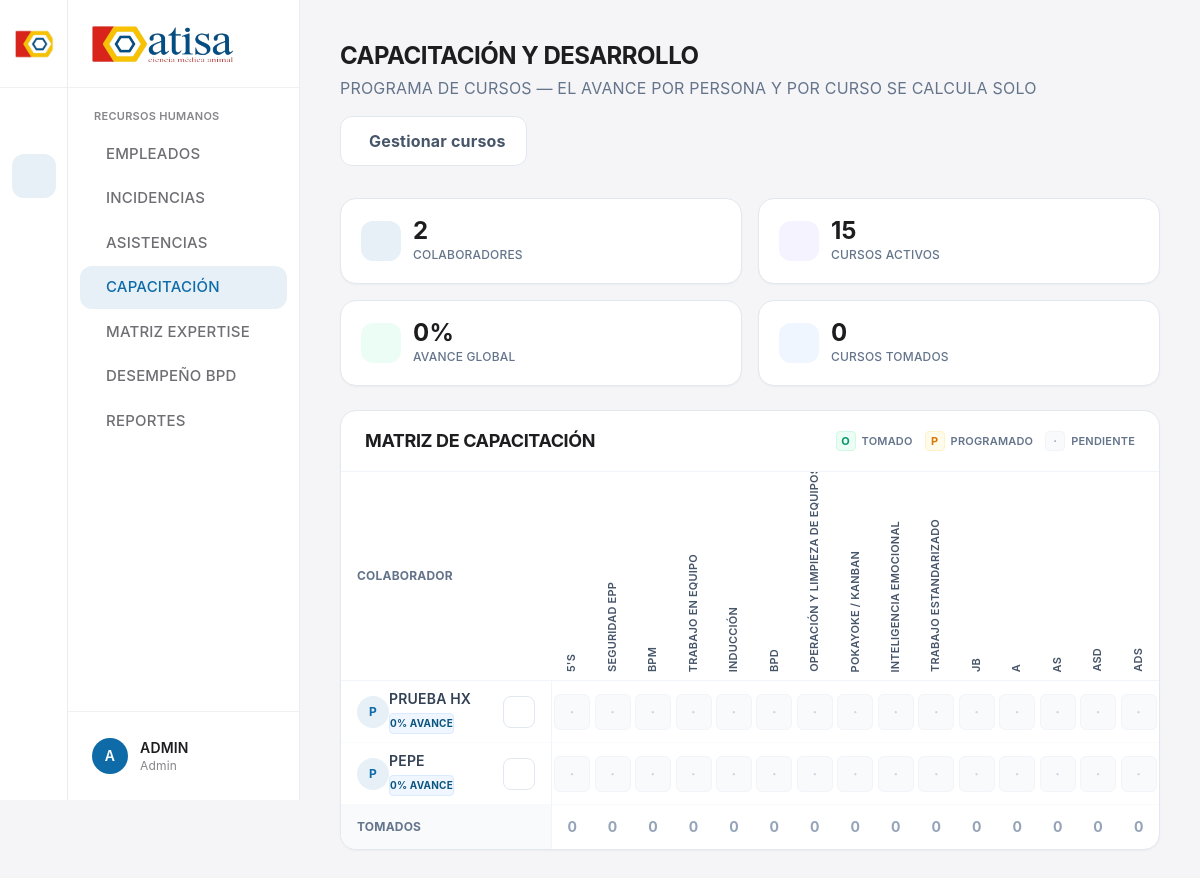
Page /capacitacion (signed in) on the committed database.
### tables this page shows
CREATE TABLE usuarios (
            id INTEGER PRIMARY KEY AUTOINCREMENT,
            numero_empleado TEXT UNIQUE NOT NULL,
            nombre_completo TEXT NOT NULL,
            username TEXT UNIQUE NOT NULL,
            password_hash TEXT NOT NULL,
            rol TEXT NOT NULL,
            estatus INTEGER DEFAULT 1
        , puesto TEXT, area TEXT, cumpleanos TEXT, talla_calzado TEXT, fecha_ingreso TEXT);

CREATE TABLE cursos (
            id INTEGER PRIMARY KEY AUTOINCREMENT,
            nombre TEXT NOT NULL,
            tipo TEXT DEFAULT 'General',
            orden INTEGER DEFAULT 0,
            activo INTEGER DEFAULT 1
        );

### erp.py (the view)
@app.route('/capacitacion')
@login_required
@requiere_modulo('capacitacion')
def capacitacion():
    conn = get_db_connection()
    cursos = [dict(r) for r in conn.execute(
        "SELECT id, nombre FROM cursos WHERE activo = 1 ORDER BY orden, id").fetchall()]
    empleados = _empleados_activos_no_admin(conn)
    regs = conn.execute("SELECT numero_empleado, curso_id, estatus FROM capacitacion_registro").fetchall()
    conn.close()
    matriz = {}
    for r in regs:
        matriz.setdefault(r['numero_empleado'], {})[r['curso_id']] = r['estatus']
    filas = []
    tomados_por_curso = {c['id']: 0 for c in cursos}
    for emp in empleados:
        num = emp['numero_empleado']
        celdas, tomados = [], 0
        for c in cursos:
            est = matriz.get(num, {}).get(c['id'], 'Pendiente')
            info = ESTADOS_CAP.get(est, ESTADOS_CAP['Pendiente'])
            celdas.append({'curso_id': c['id'], 'estatus': est, **info})
            if est == 'Tomado':
                tomados += 1
                tomados_por_curso[c['id']] += 1
        partes = emp['nombre_completo'].split()
        filas.append({
            'numero_empleado': num,
            'nombre_completo': emp['nombre_completo'],
            'corto': ' '.join(partes[:2]) if partes else emp['nombre_completo'],
            'puesto': emp['puesto'],
            'celdas': celdas,
            'avance': round(tomados / len(cursos) * 100) if cursos else 0,
        })
    total_celdas = len(filas) * len(cursos)
    total_tomados = sum(tomados_por_curso.values())
    kpis = {
        'colaboradores': len(filas),
        'cursos': len(cursos),
        'avance': round(total_tomados / total_celdas * 100) if total_celdas else 0,
        'tomados': total_tomados,
    }
    return render_page('capacitacion.html', cursos=cursos, filas=filas,
                       tomados_por_curso=tomados_por_curso, kpis=kpis, estados=ESTADOS_CAP)

### templates/capacitacion.html (shortened to what this page needs)
{% extends _layout|default("base.html") %}
{% block content %}
<div class="p-10">
    <header class="flex flex-wrap justify-between items-center gap-4 mb-8">
        <div>
            <h1 class="text-2xl font-bold text-[#1d1d1f]">Capacitación y Desarrollo</h1>
            <p class="text-slate-500 mt-1">Programa de cursos — el avance por persona y por curso se calcula solo</p>
        </div>
        <button type="button" onclick="document.getElementById('modal-cursos').classList.remove('hidden')"
                class="bg-white border border-slate-200 text-slate-600 px-5 py-3 font-bold rounded-xl hover:border-[#0e6ba8] hover:text-[#0e6ba8] flex items-center gap-2 transition-colors">
             Gestionar cursos
        </button>
    </header>
    {% if filas %}
    <div class="grid grid-cols-2 lg:grid-cols-4 gap-4 mb-6">
        <div class="bg-white rounded-2xl shadow-sm border border-slate-200 p-5"><div class="flex items-center gap-3"><div class="w-10 h-10 rounded-xl bg-[#0e6ba8]/10 text-[#0e6ba8] flex items-center justify-center shrink-0"></div><div><p class="text-2xl font-bold text-[#1d1d1f] leading-none">{{ kpis.colaboradores }}</p><p class="text-xs text-slate-500 font-medium mt-1">Colaboradores</p></div></div></div>
        <div class="bg-white rounded-2xl shadow-sm border border-slate-200 p-5"><div class="flex items-center gap-3"><div class="w-10 h-10 rounded-xl bg-violet-50 text-violet-600 flex items-center justify-center shrink-0"></div><div><p class="text-2xl font-bold text-[#1d1d1f] leading-none">{{ kpis.cursos }}</p><p class="text-xs text-slate-500 font-medium mt-1">Cursos activos</p></div></div></div>
        <div class="bg-white rounded-2xl shadow-sm border border-slate-200 p-5"><div class="flex items-center gap-3"><div class="w-10 h-10 rounded-xl bg-emerald-50 text-emerald-600 flex items-center justify-center shrink-0"></div><div><p class="text-2xl font-bold text-[#1d1d1f] leading-none">{{ kpis.avance }}%</p><p class="text-xs text-slate-500 font-medium mt-1">Avance global</p></div></div></div>
        <div class="bg-white rounded-2xl shadow-sm border border-slate-200 p-5"><div class="flex items-center gap-3"><div class="w-10 h-10 rounded-xl bg-blue-50 text-[#0e6ba8] flex items-center justify-center shrink-0"></div><div><p class="text-2xl font-bold text-[#1d1d1f] leading-none">{{ kpis.tomados }}</p><p class="text-xs text-slate-500 font-medium mt-1">Cursos tomados</p></div></div></div>
    </div>
    <div class="bg-white rounded-2xl shadow-sm border border-slate-200 overflow-hidden">
        <div class="px-6 py-4 border-b border-slate-100 flex items-center justify-between flex-wrap gap-2">
            <h2 class="text-lg font-bold text-[#1d1d1f]">Matriz de Capacitación</h2>
            <div class="flex items-center gap-3 text-[11px] font-semibold text-slate-500">
                <span class="flex items-center gap-1.5"><span class="w-5 h-5 rounded border bg-emerald-50 text-emerald-600 border-emerald-100 flex items-center justify-center font-bold">O</span>Tomado</span>
                <span class="flex items-center gap-1.5"><span class="w-5 h-5 rounded border bg-amber-50 text-amber-600 border-amber-100 flex items-center justify-center font-bold">P</span>Programado</span>
                <span class="flex items-center gap-1.5"><span class="w-5 h-5 rounded border bg-slate-50 text-slate-400 border-slate-100 flex items-center justify-center font-bold">·</span>Pendiente</span>
            </div>
        </div>
        <div class="overflow-x-auto">
            <table class="w-full text-left border-collapse">
                <thead>
                    <tr class="border-b border-slate-100">
                        <th class="px-4 py-3 sticky left-0 bg-white z-20 text-slate-500 text-xs font-bold uppercase w-64">Colaborador</th>
                        {% for c in cursos %}
                        <th class="px-1 py-2 align-bottom w-11"><div class="h-48 flex items-end justify-center"><span class="text-[11px] font-semibold text-slate-600 leading-tight whitespace-nowrap" style="writing-mode:vertical-rl; transform:rotate(180deg);">{{ c.nombre }}</span></div></th>
                        {% endfor %}
                    </tr>
                </thead>
                <tbody>
                    {% for fila in filas %}
                    <tr class="border-b border-slate-50 hover:bg-slate-50/60 transition-colors group">
                        <td class="px-4 py-2 sticky left-0 bg-white group-hover:bg-[#fafafb] z-10 border-r border-slate-100">
                            <div class="flex items-center gap-2.5">
                                <div class="w-8 h-8 rounded-full bg-[#0e6ba8]/10 text-[#0e6ba8] flex items-center justify-center font-bold text-xs uppercase shrink-0">{{ fila.nombre_completo[0] }}</div>
                                <div class="min-w-0 flex-1">
                                    <p class="text-sm font-semibold text-slate-700 truncate">{{ fila.corto }}</p>
                                    <span class="inline-flex items-center text-[10px] font-bold px-1.5 py-0.5 rounded border bg-blue-50 text-azul border-blue-100">{{ fila.avance }}% avance</span>
                                </div>
                                <button type="button" onclick="document.getElementById('modal-cap-{{ fila.numero_empleado }}').classList.remove('hidden')" class="w-8 h-8 rounded-lg border border-slate-200 text-slate-500 hover:bg-[#0e6ba8]/10 hover:text-[#0e6ba8] hover:border-[#0e6ba8] transition-colors shrink-0" title="Editar"></button>
                            </div>
                        </td>
                        {% for cell in fila.celdas %}
                        <td class="px-1 py-2 text-center"><div class="mx-auto w-9 h-9 rounded-md border flex items-center justify-center text-sm font-bold {{ cell.css }}" title="{{ cell.estatus }}">{{ cell.sigla }}</div></td>
                        {% endfor %}
                    </tr>
                    {% endfor %}
                </tbody>
                <tfoot>
                    <tr class="bg-slate-50/70 border-t border-slate-200">
                        <td class="px-4 py-3 sticky left-0 bg-slate-50 z-10 border-r border-slate-100 text-xs font-bold uppercase text-slate-500">Tomados</td>
                        {% for c in cursos %}<td class="px-1 py-3 text-center text-sm font-bold {% if tomados_por_curso[c.id] > 0 %}text-emerald-600{% else %}text-slate-400{% endif %}">{{ tomados_por_curso[c.id] }}</td>{% endfor %}
                    </tr>
                </tfoot>
            </table>
        </div>
    </div>
    {% endif %}
</div>
{% endblock %}

### templates/base.html (shortened to what this page needs)
<!DOCTYPE html>
<html lang="es">
<head>
    <link rel="stylesheet" href="{{ url_for('static', filename='css/remixicon.min.css') }}">
    <link rel="stylesheet" href="{{ url_for('static', filename='css/estilos.css') }}">
    <link rel="stylesheet" href="{{ url_for('static', filename='css/all.min.css') }}">
    <link rel="stylesheet" href="{{ url_for('static', filename='css/select-pro.css') }}">
    {% if tailwind_estatico %}
    <link rel="stylesheet" href="{{ url_for('static', filename='css/tailwind.css') }}">
    {% else %}
    <script src="{{ url_for('static', filename='js/tailwind.js') }}"></script>
    {% endif %}
</head>
<body hx-boost="true" hx-ext="preload" hx-target="#content">
    <div id="root">
        <div class="flex min-h-screen bg-[#f5f5f7]">
            {% set _ns = namespace(activo='') %}
            {% for d in nav_visible %}
                {% for ruta, txt, icono, match in d.modulos_visibles %}
                    {% if _ns.activo == '' and (ruta == request.path or (match and request.path.startswith(match))) %}{% set _ns.activo = d.key %}{% endif %}
                {% endfor %}
            {% endfor %}
            {% if _ns.activo == '' and nav_visible %}{% set _ns.activo = nav_visible[0].key %}{% endif %}
            <aside class="fixed left-0 top-0 h-screen w-[300px] flex z-50 select-none">
                <div class="w-[68px] bg-white border-r border-[#ececef] flex flex-col items-center shrink-0">
                    <div class="h-[88px] flex items-center justify-center border-b border-[#f0f0f3] w-full">
                        <img src="{{ url_for('static', filename='img_sistema/isotipo.png') }}" alt="Atisa" class="w-10 h-10 object-contain">
                    </div>
                    <div class="flex-1 w-full py-4 flex flex-col items-center gap-1.5 overflow-y-auto">
                        {% for d in nav_visible %}
                        <button type="button" data-dept="{{ d.key }}" onclick="abrirDepto('{{ d.key }}')" title="{{ d.nombre }}"
                                class="dept-btn w-11 h-11 rounded-xl flex items-center justify-center text-[#86868b] hover:bg-[#f3f3f5] hover:text-[#1d1d1f] transition-colors duration-150 {% if d.key == _ns.activo %}dept-activo{% endif %}">
                        </button>
                        {% endfor %}
                    </div>
                </div>
                <div class="flex-1 min-w-0 bg-white border-r border-[#ececef] flex flex-col">
                    <div class="flex items-center px-6 h-[88px] border-b border-[#f0f0f3]">
                        <img alt="Atisa" class="h-9 object-contain" src="{{ url_for('static', filename='img_sistema/logo.png') }}">
                    </div>
                    <nav class="flex-1 px-3 py-5 overflow-y-auto">
                        {% for d in nav_visible %}
                        <div data-panel="{{ d.key }}" class="dept-panel {% if d.key != _ns.activo %}hidden{% endif %}">
                            <p class="px-3.5 mb-2 text-[11px] font-semibold uppercase tracking-wide text-[#86868b]">{{ d.nombre }}</p>
                            <div class="space-y-0.5">
                                {% for ruta, txt, icono, match in d.modulos_visibles %}
                                <a href="{{ ruta }}"
                                   data-nav data-match="{{ match }}"
                                   hx-get="{{ ruta }}" hx-target="#content" hx-swap="innerHTML show:window:top"
                                   hx-push-url="true" hx-indicator="#barra-progreso, #content"
                                   preload="mouseover"
                                   class="nav-link w-full flex items-center gap-3 px-3.5 py-2.5 rounded-xl text-[15px] font-medium text-[#6e6e73] hover:bg-[#f3f3f5] hover:text-[#1d1d1f] transition-colors duration-150 whitespace-nowrap">
                                    <span>{{ txt }}</span>
                                </a>
                                {% endfor %}
                            </div>
                        </div>
                        {% endfor %}
                    </nav>
                    <div class="px-3 py-4 border-t border-[#f0f0f3]">
                        <div class="flex items-center gap-3 px-3 py-2.5 rounded-xl hover:bg-[#f3f3f5] transition-colors">
                            <div class="w-9 h-9 flex items-center justify-center rounded-full bg-[#0e6ba8] text-white font-semibold text-sm shrink-0 uppercase">
                                {{ (session.get('nombre') or 'U')[:1] }}
                            </div>
                            <div class="flex-1 min-w-0">
                                <p class="text-[#1d1d1f] text-sm font-semibold truncate">{{ session.get('nombre', 'Usuario') }}</p>
                                <p class="text-[#86868b] text-xs truncate capitalize">{{ session.get('rol', 'Colaborador') }}</p>
                            </div>
                            <a href="/logout" hx-boost="false" class="w-8 h-8 flex items-center justify-center text-[#86868b] hover:text-rose-500 transition-colors cursor-pointer" title="Cerrar sesión">
                            </a>
                        </div>
                    </div>
                </div>
            </aside>
            <main class="flex-1 ml-[300px] flex flex-col min-h-screen">
                <div id="content">
                    {% block content %}{% endblock %}
                </div>
            </main>
        </div>
    </div>
</body>
</html>

### rows in the picture
usuarios: nombre_completo "A", get "ADMIN", get "Admin"
cursos: nombre "5'S", tomados_por_curso "0"
cursos: nombre "SEGURIDAD EPP", tomados_por_curso "0"
cursos: nombre "BPM", tomados_por_curso "0"
cursos: nombre "TRABAJO EN EQUIPO", tomados_por_curso "0"
cursos: nombre "INDUCCIÓN", tomados_por_curso "0"
cursos: nombre "BPD", tomados_por_curso "0"
cursos: nombre "OPERACIÓN Y LIMPIEZA DE EQUIPOS", tomados_por_curso "0"
cursos: nombre "POKAYOKE / KANBAN", tomados_por_curso "0"
cursos: nombre "INTELIGENCIA EMOCIONAL", tomados_por_curso "0"
cursos: nombre "TRABAJO ESTANDARIZADO", tomados_por_curso "0"
cursos: nombre "JB", tomados_por_curso "0"
cursos: nombre "AS", tomados_por_curso "0"
cursos: nombre "ASD", tomados_por_curso "0"
cursos: nombre "ADS", tomados_por_curso "0"
usuarios: nombre_completo "P", corto "PRUEBA HX", avance "0", sigla "·" "·" "·" "·" "·" "·" "·" "·" "·" "·" "·" "·" "·" "·" "·"
usuarios: nombre_completo "P", corto "PEPE", avance "0", sigla "·" "·" "·" "·" "·" "·" "·" "·" "·" "·" "·" "·" "·" "·" "·"

### other values in the picture
{{ d.nombre }} "RECURSOS HUMANOS"
{{ txt }} "EMPLEADOS" "INCIDENCIAS" "ASISTENCIAS" "CAPACITACIÓN" "MATRIZ EXPERTISE" "DESEMPEÑO BPD" "REPORTES"
{{ kpis.colaboradores }} "2"
{{ kpis.cursos }} "15"
{{ kpis.avance }} "0"
{{ kpis.tomados }} "0"
{{ c.nombre }} "A"
{{ tomados_por_curso[c.id] }} "0"
